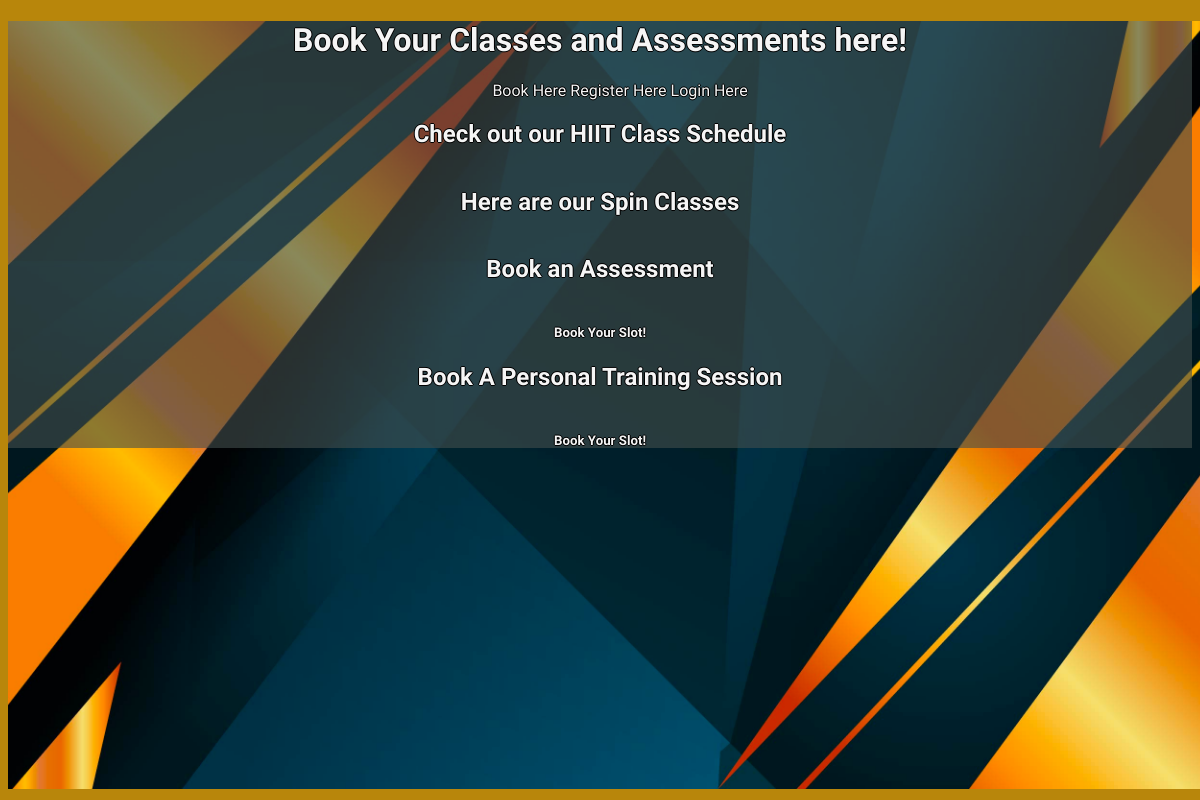
Page /booking on the earlier database version.
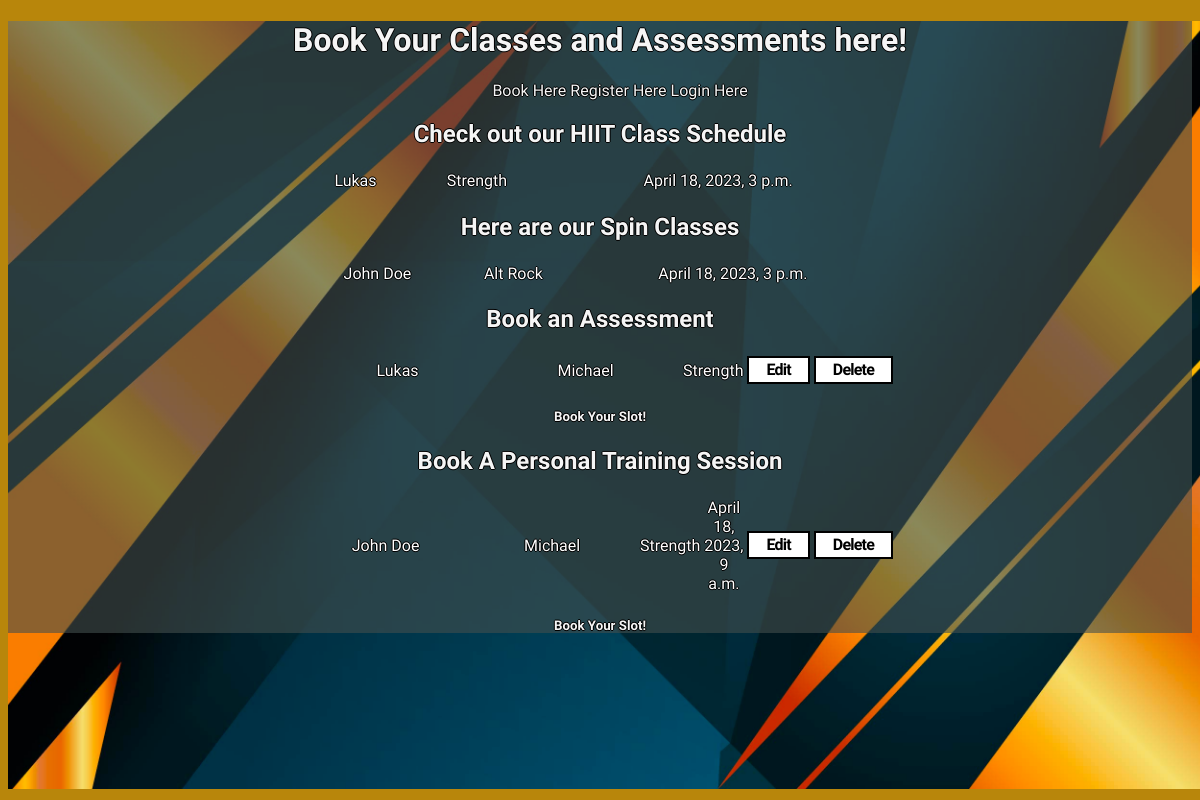
Same page on the later database version.
### home/models.py (models this page shows, shortened)
class hiitbook(models.Model):
    name = models.CharField(max_length=10, null=False, blank=False)
    focus = models.CharField(max_length=50, null=False, blank=False)
    time = models.DateTimeField(max_length=10)

class SpinClasses(models.Model):
    name = models.CharField(max_length=10, null=False, blank=False)
    genre = models.CharField(max_length=10, null=False, blank=False)
    time = models.DateTimeField(max_length=10)

class hittclasses(models.Model):
    name = models.CharField(max_length=10, null=False, blank=False)
    trainer = models.CharField(max_length=10, null=False, blank=False)
    focus = models.CharField(max_length=50, null=False, blank=False)

class PtClasses(models.Model):
    name = models.CharField(max_length=10, null=False, blank=False)
    trainer = models.CharField(max_length=10, null=False, blank=False)
    focus = models.CharField(max_length=50, null=False, blank=False)
    time = models.DateTimeField(null=False, blank=False)

### home/views.py (the view)
# urls.py: path('booking', views.booking, name='booking'),
def booking(request):
    SpinClass = SpinClasses.objects.all()
    hittclass = hittclasses.objects.all()
    hiitbooks = hiitbook.objects.all()
    ptClass = PtClasses.objects.all()
    context = {
        'SpinClass': SpinClass,
        'ptClass': ptClass,
        'hittclass': hittclass,
        'hiitclasses':  hiitbooks,
    }
    return render(request, "home/booking_page.html", context)

### home/templates/home/booking_page.html (shortened to what this page needs)
<!DOCTYPE html>
<html lang="en">
<head>
    {% load static %}
    <link rel="stylesheet" href="{% static '/css/style.css' %}">
</head>
<img src="{% static 'images/background.jpg' %}" alt="A black and gold vector design background image" id="bgimage">
<div class="content">
<body>
    <header>
        <h1 class="main">
            Book Your Classes and Assessments here!
        </h1>
        <nav>
            <ul class="navbar-nav mr-auto list-inline navfont">
                {% if user.is_authenticated %}
                <li class="nav-item">
                  <a class="nav-link" href="booking">Welcome, {{user.username}}</a>
                </li>
                <li class="nav-item">
                    <a class="nav-link" href="{% url 'booking' %}">Book Here</a>
                </li>
                <li class="nav-item">
                    <a class="nav-link" href="logout">Logout</a>
                </li>
                {% else %}
                <li class="nav-item">
                    <a class="nav-link"  href="{% url 'booking' %}">Book Here</a>
                </li>
                <li class="nav-item">
                    <a class="nav-link"  href="register">Register Here</a>
                </li>
                <li class="nav-item">
                    <a class="nav-link"  href="login">Login Here</a>
                </li>
                {% endif %}
        </nav>
    </header>
    <h2 class="secondhead">
        Check out our HIIT Class Schedule
    </h2>
    <div>
    <table class="mainparagraph tablemain align-center">
                {% for item in hiitclasses %}
                <tr>
                    <td>{{ item.name }}</td>
                    <td>{{ item.focus }}</td>
                    <td>{{ item.time }}</td>
                <td>
                </td>
                </tr>
            {% endfor %}
    </table>
    </div>
    <h2 class="secondhead">
        Here are our Spin Classes
    </h2>
    <table class="mainparagraph tablemain align-center">
        {% for item in SpinClass %}
            <tr>
                <td>{{ item.name }}</td>
                <td>{{ item.genre }}</td>
                <td>{{ item.time }}</td>
            <td>
            </tr>
        {% endfor %}
    </table>
    <h2 class="secondhead">
        Book an Assessment
    </h2>
    <table class="mainparagraph tablemain align-center">
        {% for item in hittclass %}
            <tr class="align-center">
                <td class="align-center">{{ item.name }}</td>
                <td class="align-center">{{ item.trainer }}</td>
                <td class="align-center">{{ item.focus }}</td>
            <td>
                <a href="/editing/{{ item.id }}" class="align-center">
                    <button class="btneddel" class="align-center">
                        Edit
                    </button>
                </a>
            </td>
            <td class="align-center">
                <a href="/deleting/{{ item.id }}" class="align-center">
                    <button class="btneddel">
                        Delete
                    </button>
                </a>
            </td>
            </tr>
        {% endfor %}
    </table>
    <h5 class="bookingLink">
        <a class="nav-link" href="{% url 'bookingin' %}">Book your slot!</a>
    </h5>
        <h2 class="secondhead">
            Book A Personal Training Session
        </h2>
        <table class="mainparagraph tablemain align-center">
            {% for item in ptClass %}
                <tr>
                    <td class="align-center">{{ item.name }}</td>
                    <td class="align-center">{{ item.trainer }}</td>
                    <td class="align-center">{{ item.focus }}</td>
                    <td class="align-center">{{ item.time }}</td>
                <td>
                    <a href="/editingpt/{{ item.id }}">
                        <button class="btneddel">
                            Edit
                        </button>
                    </a>
                </td>
                <td>
                    <a href="/deletingpt/{{ item.id }}">
                        <button class="btneddel">
                            Delete
                        </button>
                    </a>
                </td>
                </tr>
            {% endfor %}
        </table>
        <h5 class="bookingLink">
            <a class="nav-link" href="{% url 'bookinginSes' %}">Book your slot!</a>
        </h5>
</div>

### home/static/css/style.css (style rules this page uses)
.main { font-family: 'Oswald', sans-serif; color: whitesmoke; text-shadow:-1px 0 black, 0 1px black, 1px 0 black, 0 -1px black; }
.secondhead { font-family: 'Oswald', sans-serif; color: whitesmoke; text-shadow:-1px 0 black, 0 1px black, 1px 0 black, 0 -1px black; }
.bookingLink { text-transform: none; text-decoration: none; font-family: 'Oswald', sans-serif; text-shadow:-1px 0 black, 0 1px black, 1px 0 black, 0 -1px black; }
.mainparagraph { font-family: 'Raleway', sans-serif; color: white; text-shadow:-1px 0 black, 0 1px black, 1px 0 black, 0 -1px black; }
.navfont { font-family: 'Raleway', sans-serif; text-decoration: none; text-shadow:-1px 0 black, 0 1px black, 1px 0 black, 0 -1px black; }
.nav-link { color:whitesmoke; text-decoration: none; text-transform: capitalize; text-shadow:-1px 0 black, 0 1px black, 1px 0 black, 0 -1px black; }
.content { background-color: rgba(67, 79, 78, 0.6); height: 100%; width: 100%; text-align: center; }
.tablemain { width: 100%; }
.align-center { margin: auto; width: 50%; }
li { font-family: 'Raleway', sans-serif; text-align: right; display: inline; }
footer, ul { font-family: 'Raleway', sans-serif; text-align: center; text-transform: none; text-decoration: none; }
.btneddel { align-items: center; background-color: #fff; border: 2px solid #000; box-sizing: border-box; color: #000; cursor: pointer; display: inline-flex; fill: #000; font-family: 'Raleway', sans-serif; font-size: 16px; font-weight: 600; justify-content: center; letter-spacing: -.8px; line-height: 24px; outline: 0; padding: 0 17px; text-align: center; text-decoration: none; transition: all .3s; user-select: none; -webkit-user-select: none; touch-action: manipulation; }
#bgimage { width: 100%; width: 100%; position: fixed; z-index: -5; }
body { background-color: darkgoldenrod; }

Differences in the rows shown:
added hiitbook: name "Lukas", focus "Strength", time "April 18, 2023, 3 p.m."
added SpinClasses: name "John Doe", genre "Alt Rock", time "April 18, 2023, 3 p.m."
added hittclasses: name "Lukas", trainer "Michael", focus "Strength"
added PtClasses: name "John Doe", trainer "Michael", focus "Strength", time "April 18, 2023, 9 a.m."
